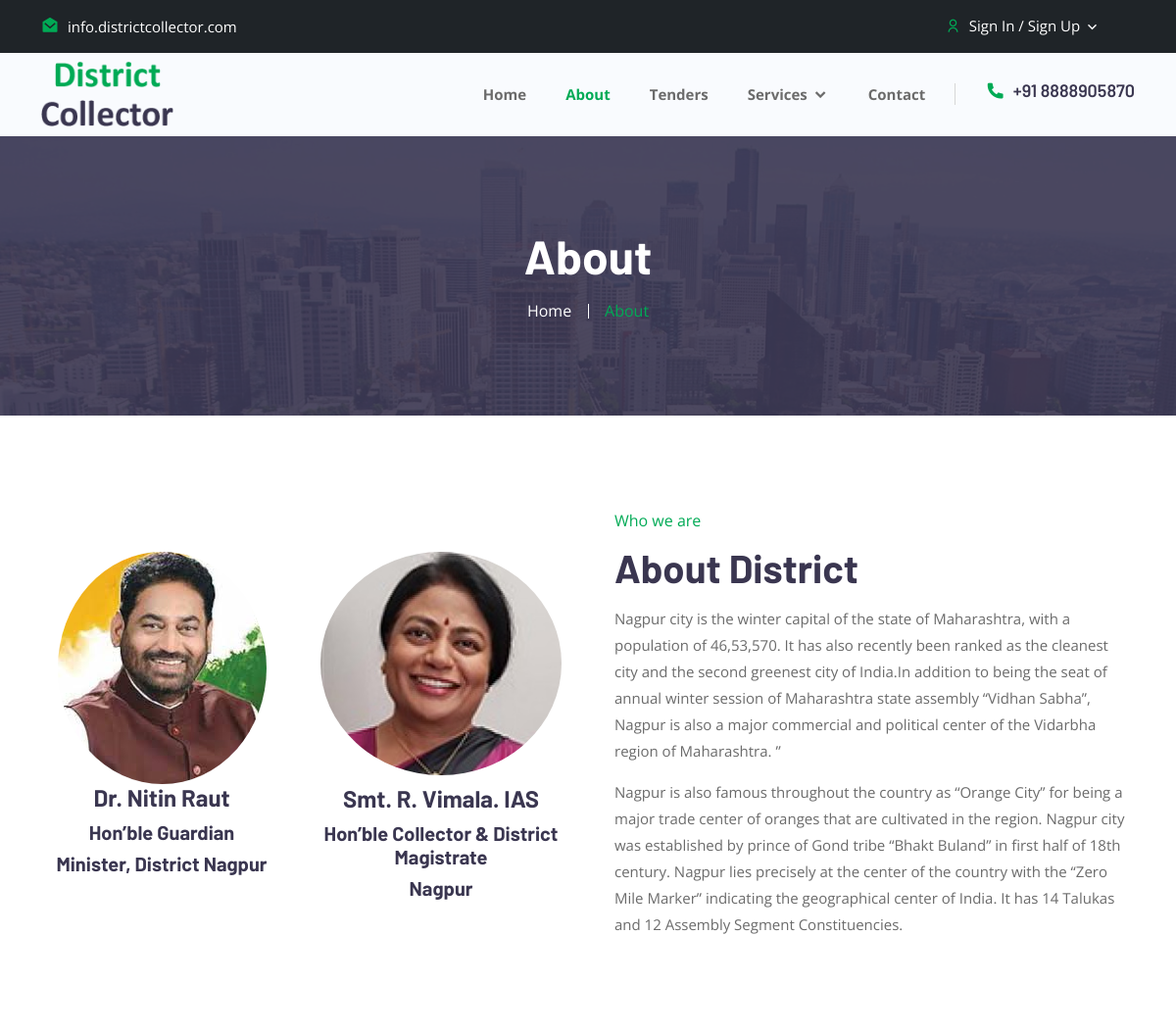
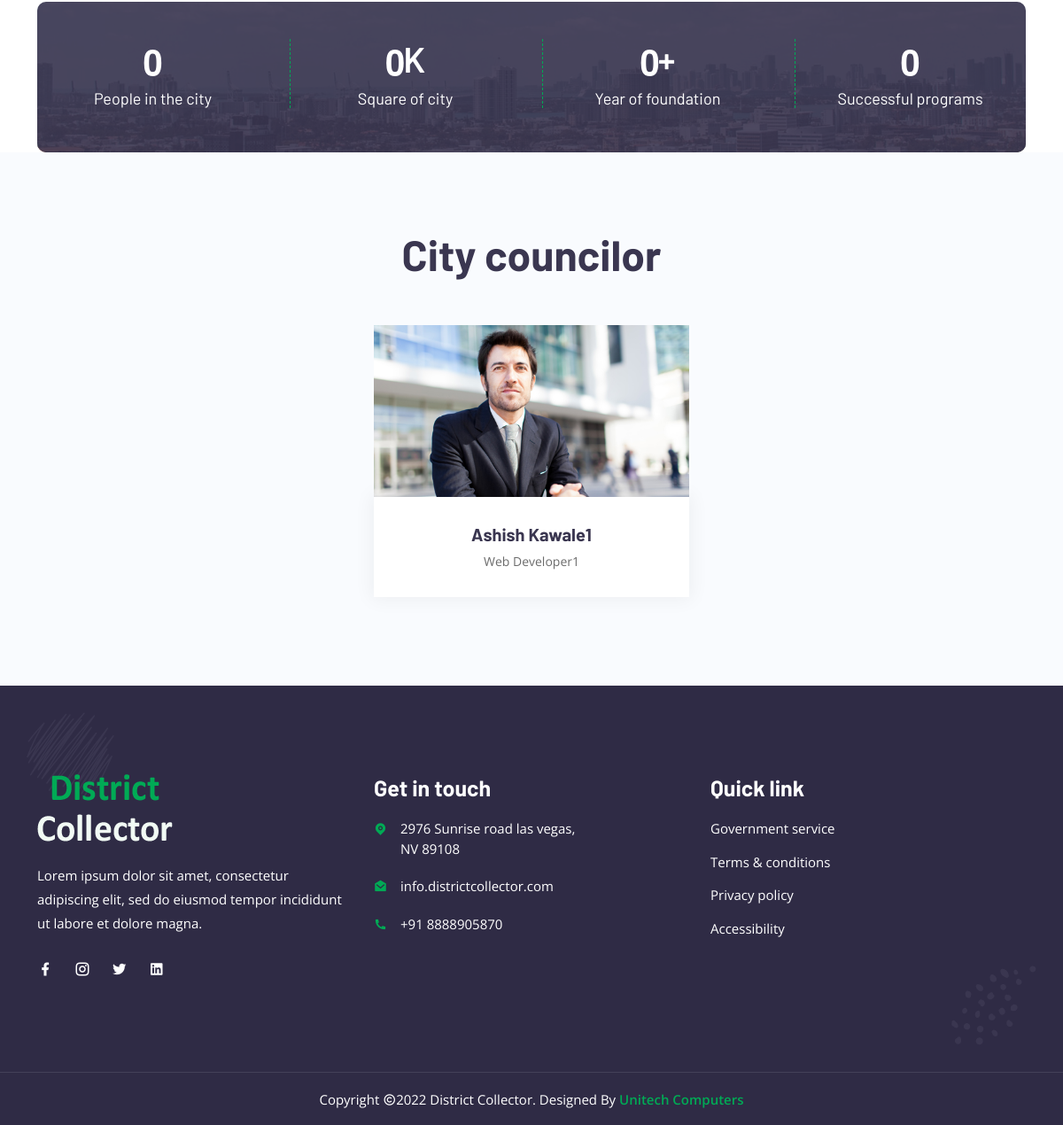
Page /about.php on the committed database (2 pictures, top to bottom).
### tables this page shows
CREATE TABLE `tbl_councilor` (
  `id` int(255) NOT NULL,
  `name` varchar(500) NOT NULL,
  `designation` varchar(500) NOT NULL,
  `images` varchar(500) NOT NULL,
  `fblink` varchar(500) NOT NULL,
  `instalink` varchar(500) NOT NULL,
  `twitterlink` varchar(500) NOT NULL,
  `linkedin` varchar(500) NOT NULL
);

### about.php (the view, shortened to what this page needs)
<?php
require('connection.php');
?>
<!doctype html>
<html lang="zxx">
<head>
		<link rel="stylesheet" href="assets/css/bootstrap.min.css">
		<link rel="stylesheet" href="assets/css/owl.theme.default.min.css">
		<link rel="stylesheet" href="assets/css/owl.carousel.min.css">
		<link rel="stylesheet" href="assets/css/remixicon.css">
		<link rel="stylesheet" href="assets/css/flaticon.css">
		<link rel="stylesheet" href="assets/css/meanmenu.min.css">
		<link rel="stylesheet" href="assets/css/animate.min.css">
		<link rel="stylesheet" href="assets/css/magnific-popup.min.css">
		<link rel="stylesheet" href="assets/css/odometer.min.css">
		<link rel="stylesheet" href="assets/css/date-picker.min.css">
		<link rel="stylesheet" href="assets/css/style.css">
		<link rel="stylesheet" href="assets/css/responsive.css">
		<link rel="stylesheet" type="text/css" href="https://cdnjs.cloudflare.com/ajax/libs/font-awesome/5.15.3/css/all.min.css">
    <link rel="stylesheet" type="text/css" href="https://cdnjs.cloudflare.com/ajax/libs/font-awesome/5.15.3/css/brands.min.css">
    <link rel="stylesheet" type="text/css" href="https://cdnjs.cloudflare.com/ajax/libs/font-awesome/5.15.3/css/fontawesome.min.css">
    </head>
    <body>
		<header class="header-area">
			<div class="top-header">
				<div class="container">
					<div class="row align-items-center">
						<div class="col-lg-6 col-md-6">
							<ul class="header-left-content">
								<li>
									<a href="https://templates.envytheme.com/cdn-cgi/l/email-protection#5e373038311e2937353730703d3133">
										<i class="ri-mail-open-fill"></i>
										<span class="__cf_email__" >info.districtcollector.com</span>
									</a>
								</li>
							</ul>
						</div>
						<div class="col-lg-6 col-md-6">
							<div class="header-right-content">
										<?php
											if($_SESSION['USER_LOGIN']){?>
											<ul class="my-account">
											<li>
												<a href="#" class="dropdown-control">
													<i class="ri-user-line"></i>
													My account
													<i class="ri-arrow-down-s-line"></i>
												</a>
											<ul class="my-account-link">
												<li>
													<a href="documents.php">
														My Documents
													</a>
												</li>
												<li>
													<a href="mycomplaints.php">
														My Complaints
													</a>
												</li>
												<li>
													<a href="changepassword.php">
														Change Password
													</a>
												</li>
												<li>
													<a href="logout.php">
														Logout
													</a>
												</li>
											</ul>
											</li>
										</ul>
										<?php }else{
										?>
										<ul class="my-account">
									<li>
										<a href="#" class="dropdown-control">
											<i class="ri-user-line"></i>
											Sign In / Sign Up
											<i class="ri-arrow-down-s-line"></i>
										</a>
										</li>
										</ul>
										<?php }
										?>
							</div>
						</div>
					</div>
				</div>
			</div>
			<div class="navbar-area">
                <div class="desktop-nav">
                    <div class="container">
                        <nav class="navbar navbar-expand-md navbar-light">
                            <a class="navbar-brand" href="index.html">
                                <img src="assets/images/logo.png" alt="logo">
                            </a>
                            <div class="collapse navbar-collapse mean-menu" id="navbarSupportedContent">
                                <ul class="navbar-nav">
								<li class="nav-item">
										<a href="index.php" class="nav-link ">
											Home
										</a>
									</li>
									<li class="nav-item">
										<a href="about.php" class="nav-link active">About</a>
									</li>
									<li class="nav-item">
										<a href="projects.php" class="nav-link ">
											Tenders
										</a>
									</li>
									<li class="nav-item">
										<a href="#" class="nav-link">
											Services
											<i class="ri-arrow-down-s-line"></i>
										</a>
									</li>
                                    <li class="nav-item">
										<a href="contact.php" class="nav-link ">Contact</a>
									</li>
                                </ul>
                                <div class="others-options">
									<ul>
										<li>
											<a href="tel:+1-(514)-312-5678" class="call">
												<i class="ri-phone-fill"></i>
												+91 8888905870
											</a>
										</li>
									</ul>
                                </div>
                            </div>
                        </nav>
                    </div>
				</div>
            </div>
		</header>
		<div class="page-title-area bg-1">
			<div class="container">
				<div class="page-title-content">
					<h2>About</h2>
					<ul>
						<li>
							<a href="index.html">
								Home
							</a>
						</li>
						<li class="active">About</li>
					</ul>
				</div>
			</div>
		</div>
		<section class="who-we-are-area pt-100 pb-70">
			<div class="container">
				<div class="row align-items-center">
					<div class="col-lg-6">
						<div class="row">
							<div class="col-lg-6">
								<div class="who-we-are-img who-we-are-img-3 pr-15 text-center">
									<img src="assets/images/collector1.jpg" alt="Image">
									<h4>Dr. Nitin Raut</h4>
									<h5>Hon’ble Guardian</h5>
									<h5>Minister, District Nagpur</h5>
								</div>
							</div>
							<div class="col-lg-6">
								<div class="who-we-are-img who-we-are-img-3 pr-15 text-center">
									<img src="assets/images/collector2.jpeg" alt="Image">
									<h4 style="margin-top:10px">Smt. R. Vimala. IAS</h4>
									<h5>Hon’ble Collector & District Magistrate </h5>
									<h5>Nagpur</h5>
								</div>
							</div>
						</div>
					</div>
					<div class="col-lg-6">
						<div class="who-we-are-content who-we-are-content-two pl-15">
							<span class="top-title">Who we are</span>
							<h2>About District</h2>
							<p>Nagpur city is the winter capital of the state of Maharashtra, with a population of 46,53,570. It has also recently been ranked as the cleanest city and the second greenest city of India.In addition to being the seat of annual winter session of Maharashtra state assembly “Vidhan Sabha”,  Nagpur is also a major commercial and political center of the Vidarbha region of Maharashtra. ”</p>
							<p>Nagpur is also famous throughout the country as “Orange City” for being a major trade center of oranges that are cultivated in the region. Nagpur city was established by prince of Gond tribe “Bhakt Buland” in first half of 18th century. Nagpur lies precisely at the center of the country with the “Zero Mile Marker” indicating the geographical center of India. It has 14 Talukas and 12 Assembly Segment Constituencies.</p>
						</div>
					</div>
				</div>
			</div>
		</section>
		<section class="counter-area">
			<div class="container">
				<div class="counter-bg">
					<div class="row">
						<div class="col-lg-3 col-sm-6">
							<div class="single-counter">
								<div class="count-title">
									<h2>
										<span class="odometer" data-count="46,53,570">00</span>
									</h2>
									<h4>People in the city</h4>
								</div>
							</div>
						</div>
						<div class="col-lg-3 col-sm-6">
							<div class="single-counter">
								<div class="count-title">
									<h2>
										<span class="odometer" data-count="22">00</span>
										<span class="target">K</span>
									</h2>
									<h4>Square of city</h4>
								</div>
							</div>
						</div>
						<div class="col-lg-3 col-sm-6">
							<div class="single-counter">
								<div class="count-title">
									<h2>
										<span class="odometer" data-count="400">00</span>
										<span class="target">+</span>
									</h2>
									<h4>Year of foundation</h4>
								</div>
							</div>
						</div>
						<div class="col-lg-3 col-sm-6">
							<div class="single-counter">
								<div class="count-title">
									<h2>
										<span class="odometer" data-count="875">00</span>
									</h2>
									<h4>Successful programs</h4>
								</div>
							</div>
						</div>
					</div>
				</div>
			</div>
		</section>
		<section class="city-councillor-area bg-color pt-100 pb-70">
			<div class="container">
				<div class="section-title">
					<h2>City councilor</h2>
				</div>
				<div class="row justify-content-center">
				<?php
					$sql = "SELECT * FROM tbl_councilor order by id desc";
					$res = mysqli_query($con,$sql);
                    while($row = mysqli_fetch_assoc($res)) {?>
					<div class="col-lg-4 col-md-6">
						<div class="single-councillor">
							<img src="employee/<?php echo $row['images']?>" alt="Image">
							<div class="councillor-content">
								<h3><?php echo $row['name']?></h3>
								<span><?php echo $row['designation']?></span>
							</div>
						</div>
					</div>
					<?php }?>
				</div>
			</div>
		</section>
		<footer class="footer-area pt-100 pb-70">
			<div class="container">
				<div class="row">
					<div class="col-lg-4 col-md-6">
						<div class="single-footer-widget single-bg">
							<a href="index.html" class="logo">
								<img src="assets/images/white-logo.png" alt="Image">
							</a>
							<p>Lorem ipsum dolor sit amet, consectetur adipiscing elit, sed do eiusmod tempor incididunt ut labore et dolore magna.</p>
							<ul class="social-icon">
								<li>
									<a href="https://www.facebook.com/" target="_blank">
										<i class="ri-facebook-fill"></i>
									</a>
								</li>
								<li>
									<a href="https://www.instagram.com/" target="_blank">
										<i class="ri-instagram-line"></i>
									</a>
								</li>
								<li>
									<a href="https://twitter.com/" target="_blank">
										<i class="ri-twitter-fill"></i>
									</a>
								</li>
								<li>
									<a href="https://twitter.com/" target="_blank">
										<i class="ri-linkedin-box-fill"></i>
									</a>
								</li>
							</ul>
						</div>
					</div>
					<div class="col-lg-4 col-md-6">
						<div class="single-footer-widget">
							<h3>Get in touch</h3>
							<ul class="address">
								<li>
									<i class="ri-map-pin-fill"></i>
									2976 Sunrise road las vegas, <br> NV 89108
								</li>
								<li>
									<i class="ri-mail-open-fill"></i>
									<a href="mailto:info.districtcollector.com"><span class="__cf_email__" >info.districtcollector.com</span></a>
								</li>
								<li class="location">
									<i class="ri-phone-fill"></i>
									<a href="tel:+1-(514)-312-5678">+91 8888905870</a>
								</li>
							</ul>
						</div>
					</div>
					<div class="col-lg-4 col-md-6">
						<div class="single-footer-widget">
							<h3>Quick link</h3>
							<ul class="import-link">
								<li>
									<a href="#">Government service</a>
								</li>
								<li>
									<a href="#">Terms & conditions</a>
								</li>
								<li>
									<a href="#">Privacy policy</a>
								</li>
								<li>
									<a href="#">Accessibility</a>
								</li>
							</ul>
						</div>
					</div>
				</div>
			</div>
			<div class="shape footer-shape-1">
				<img src="assets/images/footer-shape-1.png" alt="Image">
			</div>
			<div class="shape footer-shape-2">
				<img src="assets/images/footer-shape-2.png" alt="Image">
			</div>
		</footer>
		<div class="copy-right-area">
			<div class="container">
				<p>
					Copyright <i class="ri-copyright-line"></i>2022 District Collector. Designed By
					<a href="#">Unitech Computers</a>
				</p>
			</div>
		</div>
    </body>
</html>

### rows in the picture
tbl_councilor: images (picture), name "Ashish Kawale1", designation "Web Developer1"
